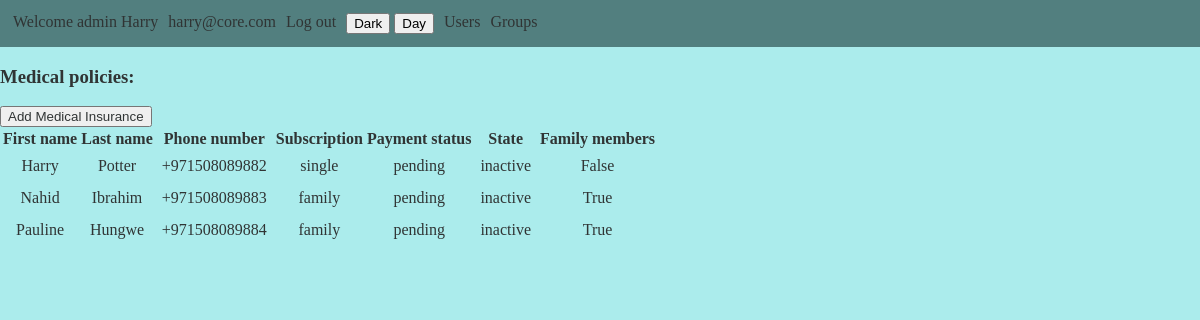
The page /core/admin_home/ (signed in) on the database its author committed.
### core/models.py (models this page shows, shortened)
class CustomUser(AbstractBaseUser, PermissionsMixin):
    email = models.EmailField(unique= True, verbose_name= "Email Address", max_length= 255)
    first_name = models.CharField(max_length= 255)
    last_name = models.CharField(max_length= 255)
    is_staff = models.BooleanField(default= False)
    is_active = models.BooleanField(default= True)
    date_joined = models.DateTimeField(default= timezone.now)
    objects= CustomUserManager()
    USERNAME_FIELD = 'email'
    REQUIRED_FIELDS = ["first_name", "last_name"]

class MedicalInsurance(models.Model):
    SUBSCRIPTION_STATUS = (
        ('single', 'S'),
        ('family', 'F'),
    )
    PAYMENT_STATUS = (
        ('pending', 'Pending'),
        ('paid', 'Paid'),
    )
    INSURANCE_STATUS = (
        ('active', 'A'),
        ('inactive', 'I'),
        ('cancelled', 'C'),
    )
    customer= models.OneToOneField(CustomUser, on_delete= models.CASCADE, related_name= 'customer')
    phone_number_regex= RegexValidator(r'\+?\d{9,15}$', message="Phone number format should be +111222333444")
    phone_number= models.CharField(validators=[phone_number_regex], max_length= 17)
    subscription= models.CharField(max_length= 6, choices= SUBSCRIPTION_STATUS)
    family_policy= models.BooleanField(default= False)
    payment= models.CharField(max_length= 7, choices= PAYMENT_STATUS, default= "pending")
    price= models.DecimalField(max_digits= 10, decimal_places= 2, editable= False)
    insurance_status= models.CharField(max_length= 9, choices= INSURANCE_STATUS, default= "inactive")
    created_at= models.DateTimeField(auto_now_add= True)
    updated_at= models.DateTimeField(auto_now= True)
    class Meta:
        indexes= [
            models.Index(fields=["customer"]),
            models.Index(fields= ["subscription"]),
            models.Index(fields= ["insurance_status"]),
        ]
        unique_together= (('customer','subscription'),)

### core/views.py (the view)
# urls.py: path('admin_home/', views.admin_home, name="admin_home"),
@login_required(login_url='signin')
def admin_home(request:HttpRequest):
    if not request.user.is_authenticated and not request.user.is_superuser:
        return redirect(reverse('no_access'))
    return render(request, "core/home.html",{
        'customers': MedicalInsurance.objects.all(),
    })

### core/templates/core/home.html (shortened to what this page needs)
<!DOCTYPE html>
<html lang="en">
    <head>
    </head>
    <body>
        <div>
            <ul>
                <li>Welcome admin {{ request.user.first_name }}</li>
                <li>{{ request.user.email }}</li>
                <li><a href="{% url 'signout' %}">Log out</a></li>
                <li><button class="mode" data-mode="dark">Dark</button>
                    <button class="mode" data-mode="day">Day</button>
                </li>
                <li><a href="{% url 'users' %}">Users</a></li>
                <li><a href="{% url 'groups' %}">Groups</a></li>
            </ul>
        </div>
        <div>
            <h3>Medical policies:</h3><button><a href="{% url 'new_policy' %}">Add Medical Insurance</a></button>
            <table>
                <th>First name</th>
                <th>Last name</th>
                <th>Phone number</th>
                <th>Subscription</th>
                <th>Payment status</th>
                <th>State</th>
                <th>Family members</th>
                {% for customer in customers %}
                    <tr>
                        <td>{{ customer.customer.first_name }}</td>
                        <td>{{ customer.customer.last_name }}</td>
                        <td>{{ customer.phone_number }}</td>
                        <td>{{ customer.subscription }}</td>
                        <td>{{ customer.payment }}</td>
                        <td>{{ customer.insurance_status }}</td>
                        <td>{{ customer.family_policy }}</td>
                    </tr>
                {% endfor %}
            </table>
        </div>
    </body>
</html>

### core/templates/core/home.html (style rules this page uses)
body { margin: 0; background-color: rgb(171, 236, 236); color: rgb(48, 52, 52); }
body a { color: rgb(48, 52, 52); }
ul { margin: 0; padding: 8px; list-style-type: none; overflow: hidden; background-color: rgb(82, 127, 127); }
li { margin: 5px; float: left; }
li a { text-decoration: none; }
a { text-decoration: none; }
tr, td { padding: 6px; text-align: center; }

### rows shown on the page
CustomUser: user.first_name "Harry", user.email "harry@core.com"
MedicalInsurance: customer.first_name "Harry", customer.last_name "Potter", phone_number "+971508089882", subscription "single", payment "pending", insurance_status "inactive", family_policy "False"
MedicalInsurance: customer.first_name "Nahid", customer.last_name "Ibrahim", phone_number "+971508089883", subscription "family", payment "pending", insurance_status "inactive", family_policy "True"
MedicalInsurance: customer.first_name "Pauline", customer.last_name "Hungwe", phone_number "+971508089884", subscription "family", payment "pending", insurance_status "inactive", family_policy "True"
